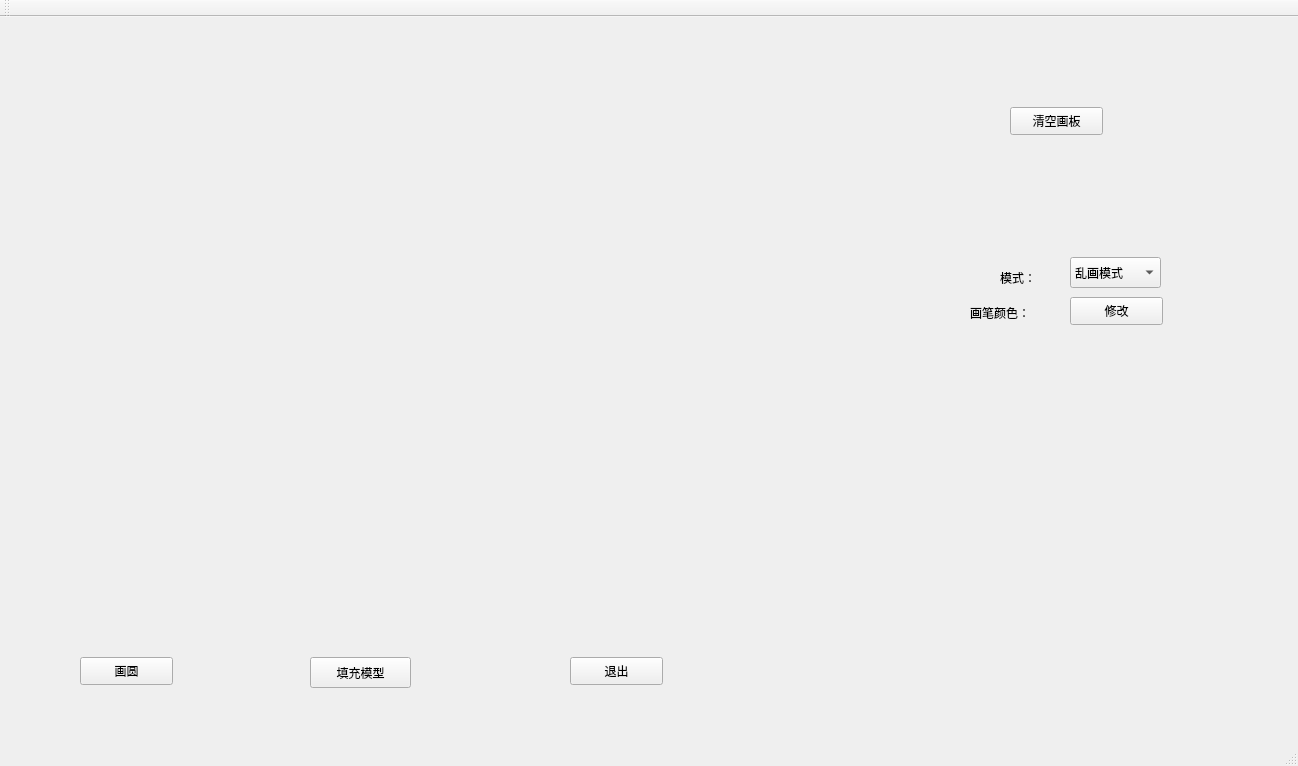
<?xml version="1.0" encoding="UTF-8"?>
<ui version="4.0">
 <class>DrawingBoard</class>
 <widget class="QMainWindow" name="DrawingBoard">
  <property name="geometry">
   <rect>
    <x>0</x>
    <y>0</y>
    <width>1298</width>
    <height>766</height>
   </rect>
  </property>
  <property name="windowTitle">
   <string>DrawingBoard</string>
  </property>
  <widget class="QWidget" name="centralWidget">
   <widget class="QPushButton" name="ButtonClear">
    <property name="geometry">
     <rect>
      <x>1010</x>
      <y>90</y>
      <width>93</width>
      <height>28</height>
     </rect>
    </property>
    <property name="text">
     <string>清空画板</string>
    </property>
   </widget>
   <widget class="QPushButton" name="ButtonCircle">
    <property name="geometry">
     <rect>
      <x>80</x>
      <y>640</y>
      <width>93</width>
      <height>28</height>
     </rect>
    </property>
    <property name="text">
     <string>画圆</string>
    </property>
   </widget>
   <widget class="QPushButton" name="ButtonExit">
    <property name="geometry">
     <rect>
      <x>570</x>
      <y>640</y>
      <width>93</width>
      <height>28</height>
     </rect>
    </property>
    <property name="text">
     <string>退出</string>
    </property>
   </widget>
   <widget class="QLabel" name="label">
    <property name="geometry">
     <rect>
      <x>970</x>
      <y>280</y>
      <width>72</width>
      <height>31</height>
     </rect>
    </property>
    <property name="text">
     <string>画笔颜色：</string>
    </property>
   </widget>
   <widget class="QPushButton" name="setColor">
    <property name="geometry">
     <rect>
      <x>1070</x>
      <y>280</y>
      <width>93</width>
      <height>28</height>
     </rect>
    </property>
    <property name="text">
     <string>修改</string>
    </property>
   </widget>
   <widget class="QLabel" name="label_2">
    <property name="geometry">
     <rect>
      <x>1000</x>
      <y>250</y>
      <width>72</width>
      <height>21</height>
     </rect>
    </property>
    <property name="text">
     <string>模式：</string>
    </property>
   </widget>
   <widget class="QComboBox" name="modeComboBox">
    <property name="geometry">
     <rect>
      <x>1070</x>
      <y>240</y>
      <width>91</width>
      <height>31</height>
     </rect>
    </property>
    <item>
     <property name="text">
      <string>乱画模式</string>
     </property>
    </item>
    <item>
     <property name="text">
      <string>模型模式</string>
     </property>
    </item>
   </widget>
   <widget class="QPushButton" name="fullmodelbtn">
    <property name="geometry">
     <rect>
      <x>310</x>
      <y>640</y>
      <width>101</width>
      <height>31</height>
     </rect>
    </property>
    <property name="text">
     <string>填充模型</string>
    </property>
   </widget>
  </widget>
  <widget class="QMenuBar" name="menuBar">
   <property name="geometry">
    <rect>
     <x>0</x>
     <y>0</y>
     <width>1298</width>
     <height>26</height>
    </rect>
   </property>
  </widget>
  <widget class="QToolBar" name="mainToolBar">
   <attribute name="toolBarArea">
    <enum>TopToolBarArea</enum>
   </attribute>
   <attribute name="toolBarBreak">
    <bool>false</bool>
   </attribute>
  </widget>
  <widget class="QStatusBar" name="statusBar"/>
 </widget>
 <layoutdefault spacing="6" margin="11"/>
 <resources/>
 <connections/>
</ui>
